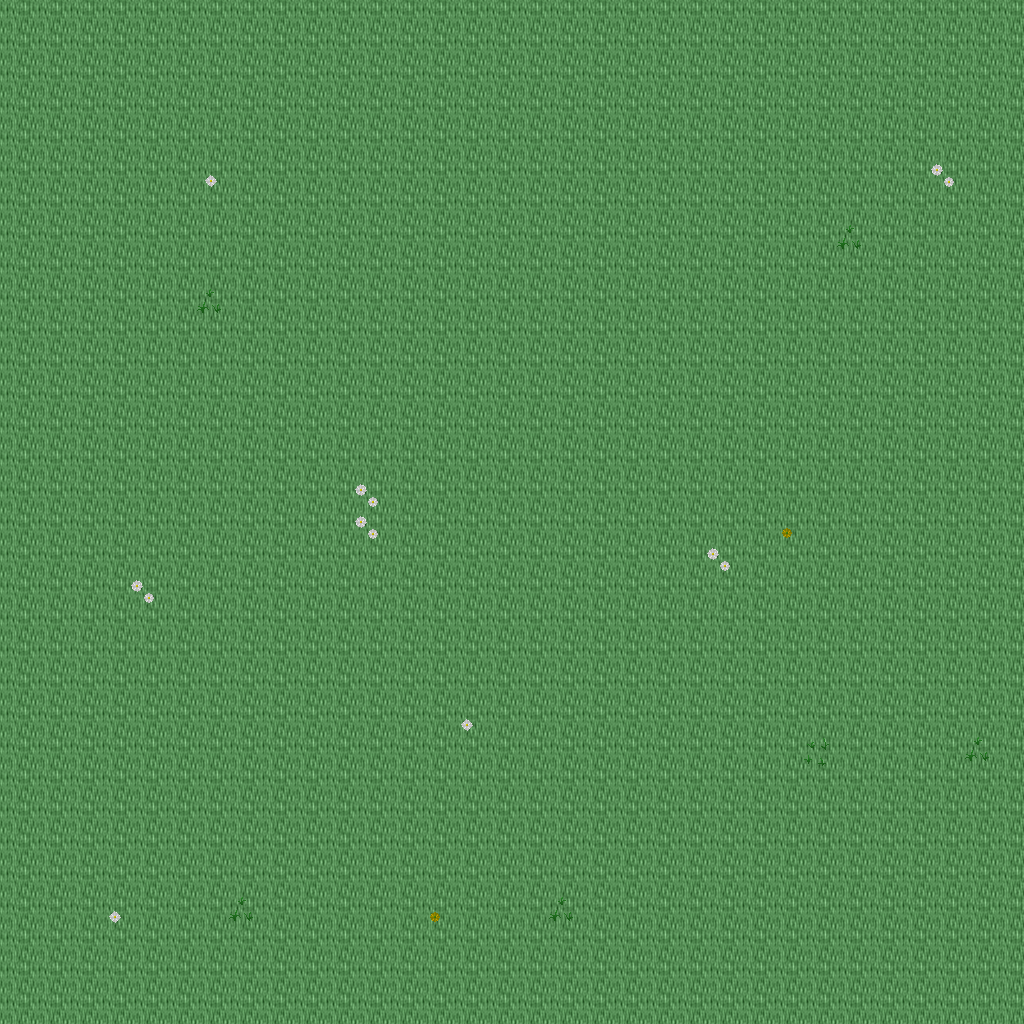

Rendered tile map (Tiled .tmx) drawn with the repository's tilesets; below, a short description and the map source with its tile grids summarised:
An orthogonal 32x32 tile map with 32x32 px tiles, 5 tile layers (Ground, Objects, Objects2, Above, ...), 1 hidden layer not drawn, 35 tilesets.

<map version="1.10" tiledversion="1.11.0" orientation="orthogonal" renderorder="right-down" width="32" height="32" tilewidth="32" tileheight="32" infinite="0" nextlayerid="11" nextobjectid="1">
 <tileset firstgid="1" name="ground_ground" tilewidth="32" tileheight="32" tilecount="33" columns="3">
  <image source="../drawable/ground_ground.png" width="96" height="352" />
 </tileset>
 <tileset firstgid="34" name="ground_ice_ice" tilewidth="32" tileheight="32" tilecount="3" columns="3">
  <image source="../drawable/ground_ice_ice.png" width="96" height="32" />
 </tileset>
 <tileset firstgid="37" name="plant_flower_daisy_white" tilewidth="32" tileheight="32" tilecount="8" columns="2">
  <image source="../drawable/plant_flower_daisy_white.png" width="64" height="128" />
 </tileset>
 <tileset firstgid="45" name="ground_rock_pebbles" tilewidth="32" tileheight="32" tilecount="3" columns="1">
  <image source="../drawable/ground_rock_pebbles.png" width="32" height="96" />
 </tileset>
 <tileset firstgid="48" name="plant_grasses" tilewidth="32" tileheight="32" tilecount="6" columns="3">
  <image source="../drawable/plant_grasses.png" width="96" height="64" />
 </tileset>
 <tileset firstgid="54" name="plant_leaves" tilewidth="32" tileheight="32" tilecount="8" columns="4">
  <image source="../drawable/plant_leaves.png" width="128" height="64" />
 </tileset>
 <tileset firstgid="62" name="ground_grass_edges" tilewidth="32" tileheight="32" tilecount="36" columns="12">
  <image source="../drawable/ground_grass_edges.png" width="384" height="96" />
 </tileset>
 <tileset firstgid="98" name="plant_flower_daisy_yellow" tilewidth="32" tileheight="32" tilecount="8" columns="2">
  <image source="../drawable/plant_flower_daisy_yellow.png" width="64" height="128" />
 </tileset>
 <tileset firstgid="106" name="plant_bush_bushes" tilewidth="32" tileheight="32" tilecount="10" columns="5">
  <image source="../drawable/plant_bush_bushes.png" width="160" height="64" />
 </tileset>
 <tileset firstgid="116" name="plant_stump_stump_brown" tilewidth="32" tileheight="32" tilecount="4" columns="2">
  <image source="../drawable/plant_stump_stump_brown.png" width="64" height="64" />
 </tileset>
 <tileset firstgid="120" name="plant_stump_stump_green" tilewidth="32" tileheight="32" tilecount="4" columns="2">
  <image source="../drawable/plant_stump_stump_green.png" width="64" height="64" />
 </tileset>
 <tileset firstgid="124" name="item_pot_pot_golden" tilewidth="32" tileheight="32" tilecount="4" columns="4">
  <image source="../drawable/item_pot_pot_golden.png" width="128" height="32" />
 </tileset>
 <tileset firstgid="128" name="plant_tree_tree_darkgreen" tilewidth="32" tileheight="32" tilecount="88" columns="8">
  <image source="../drawable/plant_tree_tree_darkgreen.png" width="256" height="352" />
 </tileset>
 <tileset firstgid="216" name="plant_flower_daisy_blue" tilewidth="32" tileheight="32" tilecount="8" columns="2">
  <image source="../drawable/plant_flower_daisy_blue.png" width="64" height="128" />
 </tileset>
 <tileset firstgid="224" name="ground_water_water_bubbles" tilewidth="32" tileheight="32" tilecount="32" columns="8">
  <image source="../drawable/ground_water_water_bubbles.png" width="256" height="128" />
 </tileset>
 <tileset firstgid="256" name="ground_water_pool" tilewidth="32" tileheight="32" tilecount="72" columns="3">
  <image source="../drawable/ground_water_pool.png" width="96" height="768" />
 </tileset>
 <tileset firstgid="328" name="building_castle" tilewidth="32" tileheight="32" tilecount="320" columns="20">
  <image source="../drawable/building_castle.png" width="640" height="512" />
 </tileset>
 <tileset firstgid="648" name="ground_cobbled_paving" tilewidth="32" tileheight="32" tilecount="1" columns="1">
  <image source="../drawable/ground_cobbled_paving.png" width="32" height="32" />
 </tileset>
 <tileset firstgid="649" name="ground_grass_corners" tilewidth="32" tileheight="32" tilecount="24" columns="6">
  <image source="../drawable/ground_grass_corners.png" width="192" height="128" />
 </tileset>
 <tileset firstgid="673" name="building_fence_fence_chunky" tilewidth="32" tileheight="32" tilecount="21" columns="3">
  <image source="../drawable/building_fence_fence_chunky.png" width="96" height="224" />
 </tileset>
 <tileset firstgid="694" name="item_sign_large" tilewidth="32" tileheight="32" tilecount="15" columns="5">
  <image source="../drawable/item_sign_large.png" width="160" height="96" />
 </tileset>
 <tileset firstgid="709" name="building_decoration_fancy_gate" tilewidth="32" tileheight="32" tilecount="12" columns="3">
  <image source="../drawable/building_decoration_fancy_gate.png" width="96" height="128" />
 </tileset>
 <tileset firstgid="721" name="logic_creature_rodent" tilewidth="32" tileheight="32" tilecount="8" columns="8">
  <image source="../drawable/logic_creature_rodent.png" width="256" height="32" />
 </tileset>
 <tileset firstgid="729" name="logic_creature_animal" tilewidth="32" tileheight="32" tilecount="32" columns="8">
  <image source="../drawable/logic_creature_animal.png" width="256" height="128" />
 </tileset>
 <tileset firstgid="761" name="logic_item_mushroom" tilewidth="32" tileheight="32" tilecount="6" columns="6">
  <image source="../drawable/logic_item_mushroom.png" width="192" height="32" />
 </tileset>
 <tileset firstgid="767" name="logic_item_sheepfood" tilewidth="32" tileheight="32" tilecount="1" columns="1">
  <image source="../drawable/logic_item_sheepfood.png" width="32" height="32" />
 </tileset>
 <tileset firstgid="768" name="logic_collision" tilewidth="32" tileheight="32" tilecount="1" columns="1">
  <image source="../drawable/logic_collision.png" width="32" height="32" />
 </tileset>
 <tileset firstgid="769" name="logic_protection" tilewidth="32" tileheight="32" tilecount="2" columns="2">
  <image source="../drawable/logic_protection.png" width="64" height="32" />
 </tileset>
 <tileset firstgid="771" name="ground_green_paving" tilewidth="32" tileheight="32" tilecount="18" columns="3">
  <image source="../drawable/ground_green_paving.png" width="96" height="192" />
 </tileset>
 <tileset firstgid="789" name="item_hen_nest" tilewidth="32" tileheight="32" tilecount="1" columns="1">
  <image source="../drawable/item_hen_nest.png" width="32" height="32" />
 </tileset>
 <tileset firstgid="790" name="logic_item_dairy" tilewidth="32" tileheight="32" tilecount="1" columns="1">
  <image source="../drawable/logic_item_dairy.png" width="32" height="32" />
 </tileset>
 <tileset firstgid="791" name="light_door_light_ew" tilewidth="32" tileheight="32" tilecount="18" columns="6">
  <image source="../drawable/light_door_light_ew.png" width="192" height="96" />
 </tileset>
 <tileset firstgid="809" name="building_barnyard" tilewidth="32" tileheight="32" tilecount="200" columns="8">
  <image source="../drawable/building_barnyard.png" width="256" height="800" />
 </tileset>
 <tileset firstgid="1009" name="logic_creature_reptile" tilewidth="32" tileheight="32" tilecount="7" columns="7">
  <image source="../drawable/logic_creature_reptile.png" width="224" height="32" />
 </tileset>
 <tileset firstgid="1016" name="logic_creature_fowl" tilewidth="32" tileheight="32" tilecount="6" columns="6">
  <image source="../drawable/logic_creature_fowl.png" width="192" height="32" />
 </tileset>
 <layer id="1" name="Ground" width="32" height="32">
  <data>[1024 cells, 1024 non-empty, 1 distinct tile ids]</data>
 </layer>
 <layer id="2" name="Objects" width="32" height="32">
  <data>[1024 cells, 16 non-empty, 5 distinct tile ids]</data>
 </layer>
 <layer id="3" name="Objects2" width="32" height="32">
  <data>[1024 cells, 0 non-empty, 0 distinct tile ids]</data>
 </layer>
 <layer id="4" name="Above" width="32" height="32">
  <data>[1024 cells, 0 non-empty, 0 distinct tile ids]</data>
 </layer>
 <layer id="5" name="Above2" width="32" height="32">
  <data>[1024 cells, 0 non-empty, 0 distinct tile ids]</data>
 </layer>
 <layer id="6" name="Walkable" width="32" height="32" visible="0">
  <data>[1024 cells, 0 non-empty, 0 distinct tile ids]</data>
 </layer>
 <objectgroup id="7" name="Mapevents" />
 <objectgroup id="8" name="Spawn" />
 <objectgroup id="9" name="Keys" />
 <objectgroup id="10" name="Replace" />
</map>
